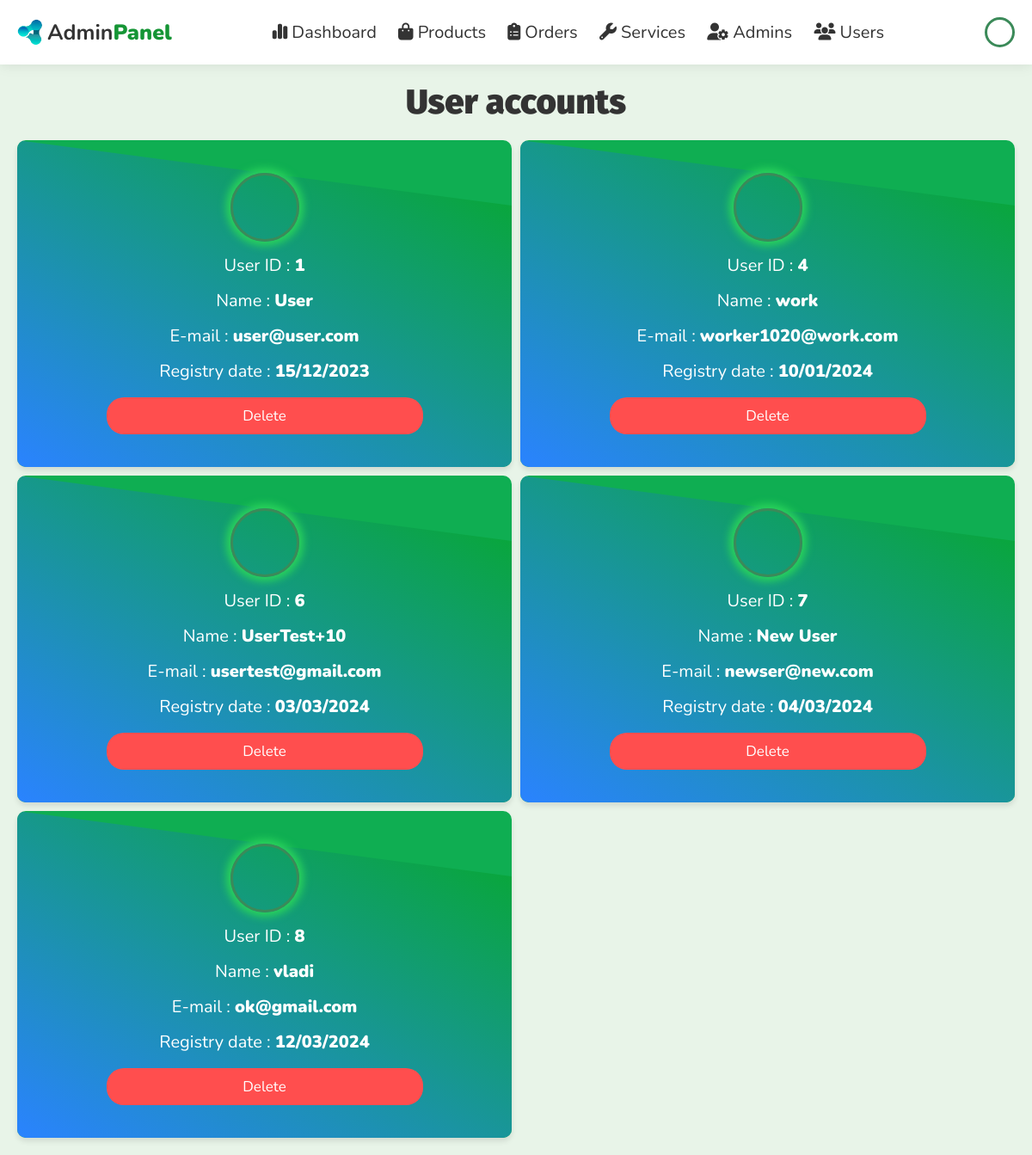
The app's page /admin/users_accounts.php (signed in), older data.
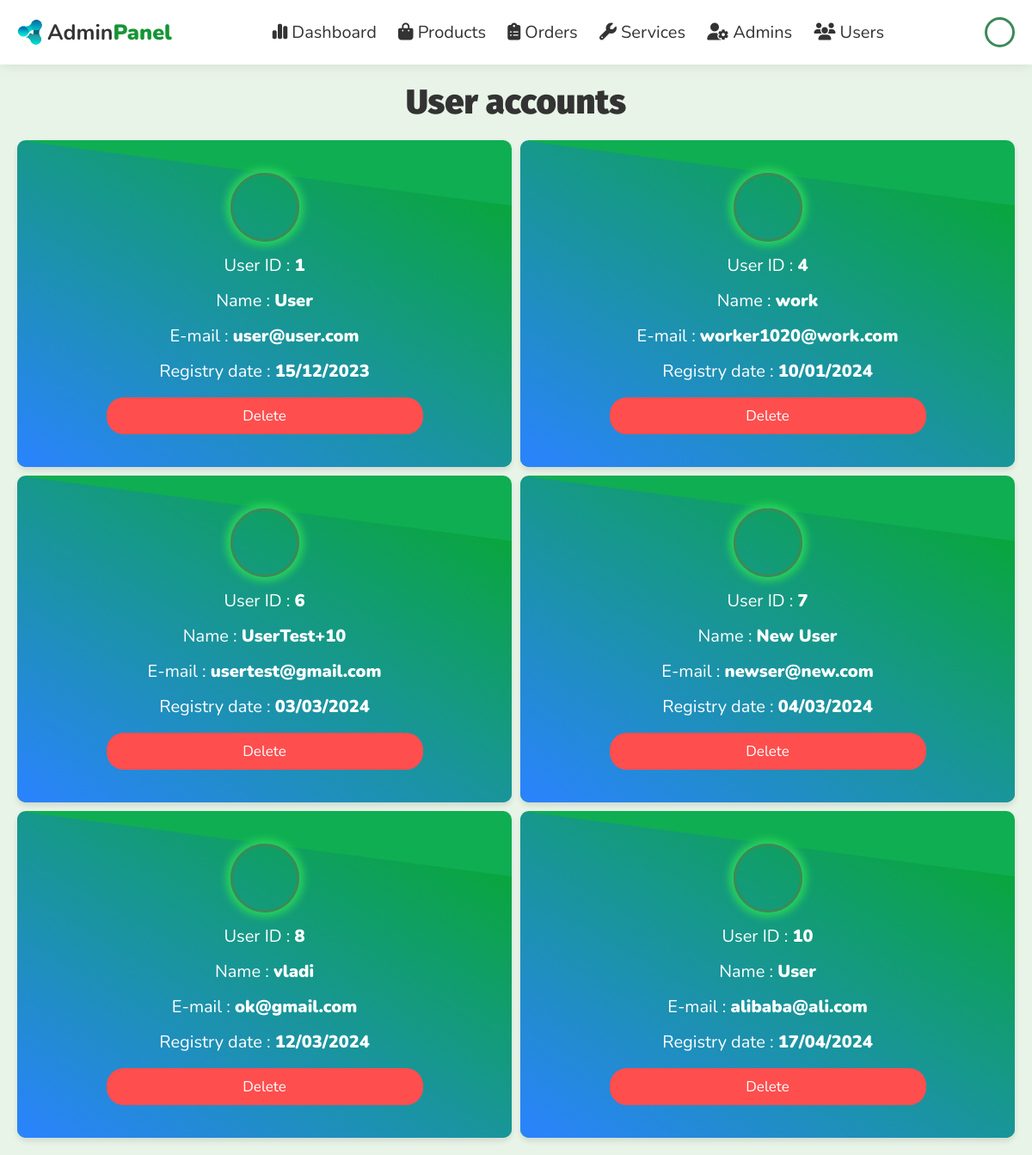
The same page, newer data.
### tables this page shows
CREATE TABLE `users` (
  `id` int(100) NOT NULL,
  `name` varchar(100) NOT NULL,
  `email` varchar(100) NOT NULL,
  `password` varchar(50) NOT NULL,
  `isAdmin` tinyint(1) NOT NULL DEFAULT 0,
  `avatar` text NOT NULL DEFAULT 'default.png',
  `reg_date` date DEFAULT current_timestamp()
);

### admin/users_accounts.php (the view, shortened to what this page needs)
<?php
include '../components/connect.php';
if (isset($_SESSION['admin_id'])) {
  $admin_id = $_SESSION['admin_id'];
} else {
  $admin_id = '';
  header('Location: admin_login.php');
};
?>
<!DOCTYPE html>
<html lang="en">
<head>
  <link rel="stylesheet" href="https://cdnjs.cloudflare.com/ajax/libs/font-awesome/6.1.1/css/all.min.css">
  <link rel="stylesheet" href="../css/admin_style.css">
  <link rel="stylesheet" href="../css/global.css">
</head>
<body style="height: auto;">
  <?php include '../components/admin_header.php'; ?>
  <?php
  $select_admin_exists = $conn->prepare("SELECT id FROM `users` WHERE id = ? AND isAdmin = 1");
  $select_admin_exists->execute([$admin_id]);
  if ($select_admin_exists->rowCount() == 0) {
    header("Location: admin_login.php");
  } else {
  ?>
    <section class="accounts">
      <h1 class="heading">User accounts</h1>
      <div class="box-container">
        <?php
        $select_accounts = $conn->prepare("SELECT * FROM `users` WHERE isAdmin = 0");
        $select_accounts->execute();
        if ($select_accounts->rowCount() > 0) {
          while ($fetch_accounts = $select_accounts->fetch(PDO::FETCH_ASSOC)) {
        ?>
            <div class="user-card">
              <div class="after"></div>
              <div class="user-info">
                <div style="margin-bottom: 0.7rem; border: 3px solid #3b8a59; display: inline-block; width: 80px; height: 80px; border-radius: 50%; background-image: url('../uploaded_img/user_avatar/<?= $fetch_accounts['avatar'] ?>'); background-size: cover; box-shadow: 0 0 10px 5px #2ad45b; "></div>
                <p> User ID :  <span><?= $fetch_accounts['id']; ?></span> </p>
                <p> Name :  <span><?= $fetch_accounts['name']; ?></span> </p>
                <p> E-mail :  <span><?= $fetch_accounts['email']; ?></span> </p>
                <p> Registry date :  <span><?= date('d/m/Y', strtotime($fetch_accounts['reg_date'])); ?></span></p>
                <a href="users_accounts.php?delete=<?= $fetch_accounts['id']; ?>" onclick="return confirm('Delete this account? User related information will also be deleted!')" class="delete-btn">Delete</a>
              </div>
            </div>
        <?php
          }
        } else {
          echo '<p class="empty">There are no user accounts right now!</p>';
        }
        ?>
      </div>
    </section>
  <?php
  }
  ?>
</body>
</html>

### components/admin_header.php (shortened to what this page needs)
<header class="header">
  <section class="flex">
    <div class="logo">
      <img src="../images/influxify-logo.ico" alt="logo" style="width: 30px;">
      <a href="../admin/dashboard.php">Admin<span>Panel</span></a>
    </div>
    <nav class="navbar">
      <a href="../admin/dashboard.php">
        <i class="fa-solid fa-chart-simple"></i> Dashboard
      </a>
      <a href="../admin/products.php">
        <i class="fas fa-shopping-bag"></i> Products
      </a>
      <a href="../admin/placed_orders.php">
        <i class="fa-solid fa-clipboard-list"></i> Orders
      </a>
      <a href="../admin/services.php">
        <i class="fa-solid fa-wrench"></i> Services
      </a>
      <a href="../admin/admin_accounts.php">
        <i class="fas fa-user-cog"></i> Admins
      </a>
      <a href="../admin/users_accounts.php">
        <i class="fas fa-users"></i> Users
      </a>
    </nav>
    <div class="icons">
      <?php
      $admin_avatar = $conn->prepare("SELECT `avatar` FROM `users` WHERE id = ?");
      $admin_avatar->execute([$admin_id]);
      $avatar_result = $admin_avatar->fetchColumn();
      $admin_name = $conn->prepare("SELECT `name` FROM `users` WHERE id = ?");
      $admin_name->execute([$admin_id]);
      $name_result = $admin_name->fetchColumn();
      if ($admin_id && !empty($avatar_result)) {
        $user_image = $avatar_result;
      } else {
        $user_image = "default.png";
      }
      ?>
      <div id="admin-btn" style="border: 3px solid #3b8a59; margin: 0; display: inline-block; width: 35px; height: 35px; border-radius: 50%; background-image: url('../uploaded_img/user_avatar/<?= $user_image ?>'); background-size: cover; " title="<?= $name_result; ?>"></div>
    </div>
  </section>
</header>

### css/admin_style.css (style rules this page uses)
.accounts { background: var(--body); min-height: 100%; transition: 0.5s ease; }
.accounts .box-container { width: 100%; display: grid; grid-template-columns: repeat(auto-fit, minmax(calc(33.33% - 10px), 1fr)); grid-gap: 10px; }
.accounts .box-container > div { width: 100%; margin: 0; }
@media screen and (max-width: 1200px) { .accounts .box-container { grid-template-columns: repeat(auto-fit, minmax(calc(50% - 10px), 1fr)); } }
.accounts .box-container .user-card { position: relative; height: 380px; border-radius: 10px; overflow: hidden; box-shadow: 0 4px 6px rgba(0, 0, 0, 0.1); background-color: #0fae52; display: flex; justify-content: center; align-items: center; transition: 0.5s ease; }
@media screen and (max-width: 1200px) { .accounts .box-container { justify-content: space-around; } }
.accounts .box-container .user-card .user-info { display: flex; align-items: center; flex-direction: column; width: 80%; }
.accounts .box-container .user-card .user-info > * { width: 80%; }
.accounts .box-container .user-info p { font-size: 2rem; color: var(--light-color); margin: 0.7rem 0; }
.accounts .box-container .user-info p span { color: var(--white); }
.after { content: ""; position: absolute; top: 0; left: 0; width: 100%; height: 100%; transition: 0.5s ease; background: linear-gradient(-150deg, #05aa26, #2a83ff); clip-path: polygon(0 0, 100% 20%, 100% 100%, 0 100%); }
.user-info { position: absolute; top: 50%; left: 50%; transform: translate(-50%, -50%); text-align: center; color: #fff; z-index: 1; transition: 0.5s ease; }

### css/global.css (style rules this page uses)
:root { --primary: #159535; --body: #e8f4e8; --light-green: #149a38; --black: #333; --cyan-blue: #0c85b9; --gray: #605c5c; --light: #eceef2; --light-blue: #4682b4; --purple: #6f42c1; --red: #ff4e4e; --white: #fff; --border-radius: 10px; --box-shadow: 0 0 1.5rem rgba(0, 0, 0, 0.1); }
* { border: none; box-sizing: border-box; font-family: "Nunito", sans-serif; margin: 0; outline: none; padding: 0; text-decoration: none; scroll-behavior: smooth; transition: 200ms !important; }
html { font-size: 62.5%; overflow-x: hidden; }
body { background-color: var(--light); height: 100vh; }
.btn, .delete-btn, .option-btn { display: block; width: 100%; margin-top: 1rem; border-radius: 20px 20px 20px 20px; padding: 1rem 3rem; font-size: 1.7rem; color: var(--white); cursor: pointer; text-align: center; transition: 300ms !important; }
.delete-btn { background-color: var(--red); }
.heading { font-size: 4rem; font-family: "Fira Sans"; font-weight: 900; color: var(--black); margin-bottom: 2rem; text-align: center; }
section { padding: 2rem; min-width: 100%; margin: 0 auto; }
span { font-weight: 900; }
.header { position: sticky; top: 0; left: 0; right: 0; background-color: var(--white); box-shadow: var(--box-shadow); z-index: 1000; }
.header .flex { display: flex; flex-direction: row; flex-wrap: wrap; align-items: center; justify-content: space-between; position: relative; }
.header .flex .logo { display: flex; flex-direction: row; gap: 5px; align-items: center; font-size: 2.5rem; color: var(--black); user-select: none; }
.header .flex .logo a { color: var(--black); font-weight: 700; text-decoration: none !important; }
.header .flex .logo img { width: 30px; }
.header .flex .logo span { color: var(--primary); }
.header .flex .navbar a { margin: 0 1rem; font-size: 2rem; color: var(--black); text-decoration: none; padding: 1rem 0; height: 100%; position: relative; }
.header .flex .navbar a::after { content: ""; display: block; position: absolute; bottom: 0; left: 0; width: 0; height: 0.35rem; border-radius: var(--border-radius); background-color: var(--primary); transition: width 0.3s ease; }
.header .flex .icons { display: flex; flex-direction: row; justify-content: flex-end; align-items: center; font-size: 30px; border-radius: var(--border-radius); }
.header .flex .icons > * { width: 30px; height: 30px; margin-left: 1rem; cursor: pointer; color: var(--black); }

Row changes from the older to the newer data that the page shows:
added users: id "10", name "User", email "alibaba@ali.com", reg_date "17/04/2024"
